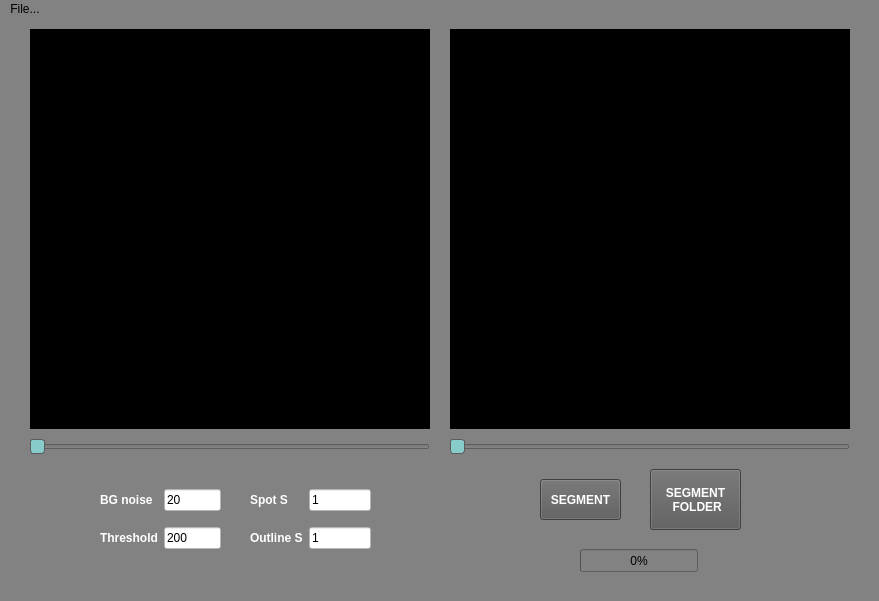
<?xml version="1.0" encoding="UTF-8"?>
<ui version="4.0">
 <class>MainWindow</class>
 <widget class="QMainWindow" name="MainWindow">
  <property name="geometry">
   <rect>
    <x>0</x>
    <y>0</y>
    <width>879</width>
    <height>601</height>
   </rect>
  </property>
  <property name="windowTitle">
   <string>MasterSegmenter_v1</string>
  </property>
  <property name="styleSheet">
   <string notr="true">background-color: rgb(130, 130, 130);</string>
  </property>
  <widget class="QWidget" name="centralwidget">
   <widget class="PlotCanvas" name="Canvas_1" native="true">
    <property name="geometry">
     <rect>
      <x>30</x>
      <y>10</y>
      <width>400</width>
      <height>400</height>
     </rect>
    </property>
    <property name="styleSheet">
     <string notr="true">background-color: rgb(0, 0, 0);</string>
    </property>
   </widget>
   <widget class="PlotCanvas" name="Canvas_2" native="true">
    <property name="geometry">
     <rect>
      <x>450</x>
      <y>10</y>
      <width>400</width>
      <height>400</height>
     </rect>
    </property>
    <property name="styleSheet">
     <string notr="true">background-color: rgb(0, 0, 0);</string>
    </property>
   </widget>
   <widget class="QWidget" name="gridLayoutWidget_2">
    <property name="geometry">
     <rect>
      <x>100</x>
      <y>460</y>
      <width>121</width>
      <height>81</height>
     </rect>
    </property>
    <layout class="QGridLayout" name="gridLayout_2">
     <item row="1" column="0">
      <widget class="QLabel" name="label_threshold">
       <property name="styleSheet">
        <string notr="true">color: rgb(255, 255, 255);
font-weight: bold</string>
       </property>
       <property name="text">
        <string>Threshold</string>
       </property>
      </widget>
     </item>
     <item row="0" column="1">
      <widget class="QLineEdit" name="INPUT_BGnoise">
       <property name="styleSheet">
        <string notr="true">background-color: rgb(255,255,255);</string>
       </property>
       <property name="text">
        <string>20</string>
       </property>
      </widget>
     </item>
     <item row="0" column="0">
      <widget class="QLabel" name="label_BGnoise">
       <property name="styleSheet">
        <string notr="true">color: rgb(255, 255, 255);
font-weight: bold</string>
       </property>
       <property name="text">
        <string>BG noise</string>
       </property>
      </widget>
     </item>
     <item row="1" column="1">
      <widget class="QLineEdit" name="INPUT_Threshold">
       <property name="styleSheet">
        <string notr="true">background-color: rgb(255,255,255);</string>
       </property>
       <property name="text">
        <string>200</string>
       </property>
      </widget>
     </item>
    </layout>
   </widget>
   <widget class="QWidget" name="gridLayoutWidget_3">
    <property name="geometry">
     <rect>
      <x>250</x>
      <y>460</y>
      <width>121</width>
      <height>81</height>
     </rect>
    </property>
    <layout class="QGridLayout" name="gridLayout_3">
     <item row="1" column="0">
      <widget class="QLabel" name="label_outline">
       <property name="styleSheet">
        <string notr="true">color: rgb(255, 255, 255);
font-weight: bold</string>
       </property>
       <property name="text">
        <string>Outline S</string>
       </property>
      </widget>
     </item>
     <item row="0" column="1">
      <widget class="QLineEdit" name="INPUT_Spot">
       <property name="styleSheet">
        <string notr="true">background-color: rgb(255,255,255);</string>
       </property>
       <property name="text">
        <string>1</string>
       </property>
      </widget>
     </item>
     <item row="0" column="0">
      <widget class="QLabel" name="label_spot">
       <property name="styleSheet">
        <string notr="true">color: rgb(255, 255, 255);
font-weight: bold</string>
       </property>
       <property name="text">
        <string>Spot S</string>
       </property>
      </widget>
     </item>
     <item row="1" column="1">
      <widget class="QLineEdit" name="INPUT_Outline">
       <property name="styleSheet">
        <string notr="true">background-color: rgb(255,255,255);</string>
       </property>
       <property name="text">
        <string>1</string>
       </property>
      </widget>
     </item>
    </layout>
   </widget>
   <widget class="QSlider" name="Slider_1">
    <property name="geometry">
     <rect>
      <x>30</x>
      <y>420</y>
      <width>400</width>
      <height>16</height>
     </rect>
    </property>
    <property name="styleSheet">
     <string notr="true">QSlider::handle:horizontal {
background-color: rgb(135, 203, 203);
border: 1px solid #5c5c5c;
width: 10px;
border-radius: 3px;
}</string>
    </property>
    <property name="orientation">
     <enum>Qt::Horizontal</enum>
    </property>
   </widget>
   <widget class="QPushButton" name="BUTTON_Segment">
    <property name="geometry">
     <rect>
      <x>540</x>
      <y>460</y>
      <width>81</width>
      <height>41</height>
     </rect>
    </property>
    <property name="styleSheet">
     <string notr="true">color: rgb(255,255,255);
background-color: rgb(90, 90, 90);
font-weight: bold
</string>
    </property>
    <property name="text">
     <string>SEGMENT</string>
    </property>
   </widget>
   <widget class="QPushButton" name="BUTTON_SEGMENTALL">
    <property name="geometry">
     <rect>
      <x>650</x>
      <y>450</y>
      <width>91</width>
      <height>61</height>
     </rect>
    </property>
    <property name="styleSheet">
     <string notr="true">color: rgb(255,255,255);
background-color: rgb(90, 90, 90);
font-weight: bold</string>
    </property>
    <property name="text">
     <string>SEGMENT 
 FOLDER</string>
    </property>
   </widget>
   <widget class="QSlider" name="Slider_2">
    <property name="geometry">
     <rect>
      <x>450</x>
      <y>420</y>
      <width>400</width>
      <height>16</height>
     </rect>
    </property>
    <property name="styleSheet">
     <string notr="true">QSlider::handle:horizontal {
background-color: rgb(135, 203, 203);
border: 1px solid #5c5c5c;
width: 10px;
border-radius: 3px;
}</string>
    </property>
    <property name="orientation">
     <enum>Qt::Horizontal</enum>
    </property>
   </widget>
   <widget class="QProgressBar" name="progressBar">
    <property name="geometry">
     <rect>
      <x>580</x>
      <y>530</y>
      <width>118</width>
      <height>23</height>
     </rect>
    </property>
    <property name="styleSheet">
     <string notr="true">selection-background-color: rgb(135, 203, 203);
color:rgb(0,0,0)</string>
    </property>
    <property name="value">
     <number>0</number>
    </property>
   </widget>
  </widget>
  <widget class="QMenuBar" name="menubar">
   <property name="geometry">
    <rect>
     <x>0</x>
     <y>0</y>
     <width>879</width>
     <height>20</height>
    </rect>
   </property>
   <widget class="QMenu" name="menuFile">
    <property name="title">
     <string>File...</string>
    </property>
    <addaction name="Button_Open"/>
   </widget>
   <addaction name="menuFile"/>
  </widget>
  <widget class="QStatusBar" name="statusbar"/>
  <action name="Button_Open">
   <property name="text">
    <string>Open TIFF</string>
   </property>
  </action>
 </widget>
 <customwidgets>
  <customwidget>
   <class>PlotCanvas</class>
   <extends>QWidget</extends>
   <header>plotcanvas.h</header>
   <container>1</container>
  </customwidget>
 </customwidgets>
 <resources/>
 <connections/>
</ui>
